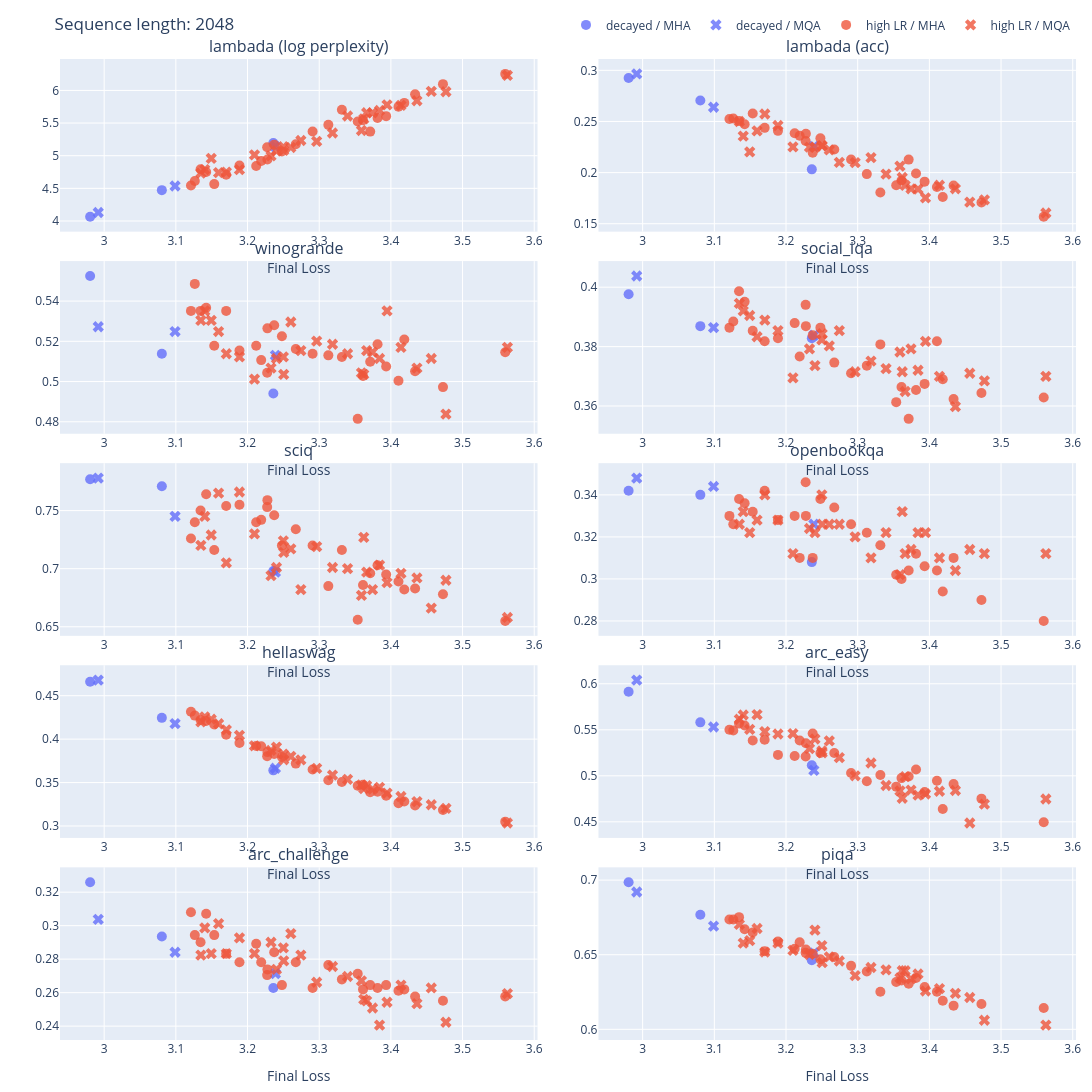

The code cell stored with this chart in its notebook:
### Code cell
# pick an x-axis: whole seq, last 200, back half, ...
x_loss  = aggregate_per_position_loss(ppl_df, start=0, end=None)     # whole seq
# x_loss = aggregate_per_position_loss(ppl_df, start=-200)           # last 200
# x_loss = aggregate_per_position_loss(ppl_df, start=1500, end=2048) # back half

plot_sdf = swap_loss_axis(joint_df, x_loss)

plot_sdf["group"] = np.where(plot_sdf["step"] == 320000, "decayed", "high LR")

plot_joint_tasks(
    plot_sdf,
    task_keys,
    plot_title=f"Sequence length: {seq_len}",
    fit_lines=False,
    symbol_col="attn_type",
    symbol_map={"MHA": "circle", "MQA": "x"},
    marker_size=10,
)
